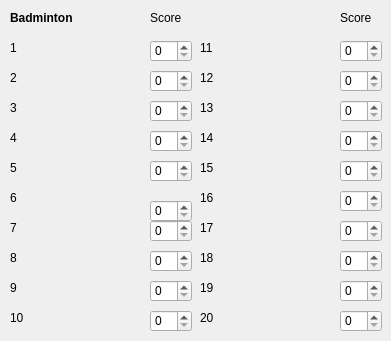
        <widget class="QWidget" name="form_badminton">
         <widget class="QLabel" name="badminton_label_1">
          <property name="geometry">
           <rect>
            <x>10</x>
            <y>40</y>
            <width>121</width>
            <height>16</height>
           </rect>
          </property>
          <property name="styleSheet">
           <string notr="true"/>
          </property>
          <property name="text">
           <string>1</string>
          </property>
         </widget>
         <widget class="QLabel" name="badminton_label_2">
          <property name="geometry">
           <rect>
            <x>10</x>
            <y>70</y>
            <width>121</width>
            <height>16</height>
           </rect>
          </property>
          <property name="styleSheet">
           <string notr="true"/>
          </property>
          <property name="text">
           <string>2</string>
          </property>
         </widget>
         <widget class="QLabel" name="badminton_label_3">
          <property name="geometry">
           <rect>
            <x>10</x>
            <y>100</y>
            <width>121</width>
            <height>16</height>
           </rect>
          </property>
          <property name="styleSheet">
           <string notr="true"/>
          </property>
          <property name="text">
           <string>3</string>
          </property>
         </widget>
         <widget class="QLabel" name="badminton_label_4">
          <property name="geometry">
           <rect>
            <x>10</x>
            <y>130</y>
            <width>121</width>
            <height>16</height>
           </rect>
          </property>
          <property name="styleSheet">
           <string notr="true"/>
          </property>
          <property name="text">
           <string>4</string>
          </property>
         </widget>
         <widget class="QLabel" name="badminton_label_5">
          <property name="geometry">
           <rect>
            <x>10</x>
            <y>160</y>
            <width>121</width>
            <height>16</height>
           </rect>
          </property>
          <property name="styleSheet">
           <string notr="true"/>
          </property>
          <property name="text">
           <string>5</string>
          </property>
         </widget>
         <widget class="QLabel" name="badminton_label_10">
          <property name="geometry">
           <rect>
            <x>10</x>
            <y>310</y>
            <width>121</width>
            <height>16</height>
           </rect>
          </property>
          <property name="styleSheet">
           <string notr="true"/>
          </property>
          <property name="text">
           <string>10</string>
          </property>
         </widget>
         <widget class="QLabel" name="badminton_label_11">
          <property name="geometry">
           <rect>
            <x>200</x>
            <y>40</y>
            <width>121</width>
            <height>16</height>
           </rect>
          </property>
          <property name="styleSheet">
           <string notr="true"/>
          </property>
          <property name="text">
           <string>11</string>
          </property>
         </widget>
         <widget class="QLabel" name="badminton_label_13">
          <property name="geometry">
           <rect>
            <x>200</x>
            <y>100</y>
            <width>121</width>
            <height>16</height>
           </rect>
          </property>
          <property name="styleSheet">
           <string notr="true"/>
          </property>
          <property name="text">
           <string>13</string>
          </property>
         </widget>
         <widget class="QLabel" name="badminton_label_7">
          <property name="geometry">
           <rect>
            <x>10</x>
            <y>220</y>
            <width>121</width>
            <height>16</height>
           </rect>
          </property>
          <property name="styleSheet">
           <string notr="true"/>
          </property>
          <property name="text">
           <string>7</string>
          </property>
         </widget>
         <widget class="QLabel" name="badminton_label_12">
          <property name="geometry">
           <rect>
            <x>200</x>
            <y>70</y>
            <width>121</width>
            <height>16</height>
           </rect>
          </property>
          <property name="styleSheet">
           <string notr="true"/>
          </property>
          <property name="text">
           <string>12</string>
          </property>
         </widget>
         <widget class="QLabel" name="badminton_label_6">
          <property name="geometry">
           <rect>
            <x>10</x>
            <y>190</y>
            <width>121</width>
            <height>16</height>
           </rect>
          </property>
          <property name="styleSheet">
           <string notr="true"/>
          </property>
          <property name="text">
           <string>6</string>
          </property>
         </widget>
         <widget class="QLabel" name="badminton_label_9">
          <property name="geometry">
           <rect>
            <x>10</x>
            <y>280</y>
            <width>121</width>
            <height>16</height>
           </rect>
          </property>
          <property name="styleSheet">
           <string notr="true"/>
          </property>
          <property name="text">
           <string>9</string>
          </property>
         </widget>
         <widget class="QLabel" name="badminton_label_8">
          <property name="geometry">
           <rect>
            <x>10</x>
            <y>250</y>
            <width>121</width>
            <height>16</height>
           </rect>
          </property>
          <property name="styleSheet">
           <string notr="true"/>
          </property>
          <property name="text">
           <string>8</string>
          </property>
         </widget>
         <widget class="QLabel" name="badminton_label_16">
          <property name="geometry">
           <rect>
            <x>200</x>
            <y>190</y>
            <width>121</width>
            <height>16</height>
           </rect>
          </property>
          <property name="styleSheet">
           <string notr="true"/>
          </property>
          <property name="text">
           <string>16</string>
          </property>
         </widget>
         <widget class="QLabel" name="badminton_label_17">
          <property name="geometry">
           <rect>
            <x>200</x>
            <y>220</y>
            <width>121</width>
            <height>16</height>
           </rect>
          </property>
          <property name="styleSheet">
           <string notr="true"/>
          </property>
          <property name="text">
           <string>17</string>
          </property>
         </widget>
         <widget class="QLabel" name="badminton_label_20">
          <property name="geometry">
           <rect>
            <x>200</x>
            <y>310</y>
            <width>121</width>
            <height>16</height>
           </rect>
          </property>
          <property name="styleSheet">
           <string notr="true"/>
          </property>
          <property name="text">
           <string>20</string>
          </property>
         </widget>
         <widget class="QLabel" name="badminton_label_19">
          <property name="geometry">
           <rect>
            <x>200</x>
            <y>280</y>
            <width>121</width>
            <height>16</height>
           </rect>
          </property>
          <property name="styleSheet">
           <string notr="true"/>
          </property>
          <property name="text">
           <string>19</string>
          </property>
         </widget>
         <widget class="QLabel" name="badminton_label_14">
          <property name="geometry">
           <rect>
            <x>200</x>
            <y>130</y>
            <width>121</width>
            <height>16</height>
           </rect>
          </property>
          <property name="styleSheet">
           <string notr="true"/>
          </property>
          <property name="text">
           <string>14</string>
          </property>
         </widget>
         <widget class="QLabel" name="badminton_label_15">
          <property name="geometry">
           <rect>
            <x>200</x>
            <y>160</y>
            <width>121</width>
            <height>16</height>
           </rect>
          </property>
          <property name="styleSheet">
           <string notr="true"/>
          </property>
          <property name="text">
           <string>15</string>
          </property>
         </widget>
         <widget class="QLabel" name="badminton_label_18">
          <property name="geometry">
           <rect>
            <x>200</x>
            <y>250</y>
            <width>121</width>
            <height>16</height>
           </rect>
          </property>
          <property name="styleSheet">
           <string notr="true"/>
          </property>
          <property name="text">
           <string>18</string>
          </property>
         </widget>
         <widget class="QLabel" name="badminton_score_label_1">
          <property name="geometry">
           <rect>
            <x>150</x>
            <y>10</y>
            <width>41</width>
            <height>16</height>
           </rect>
          </property>
          <property name="styleSheet">
           <string notr="true"/>
          </property>
          <property name="text">
           <string>Score</string>
          </property>
         </widget>
         <widget class="QLabel" name="badminton_score_label_2">
          <property name="geometry">
           <rect>
            <x>340</x>
            <y>10</y>
            <width>41</width>
            <height>16</height>
           </rect>
          </property>
          <property name="styleSheet">
           <string notr="true"/>
          </property>
          <property name="text">
           <string>Score</string>
          </property>
         </widget>
         <widget class="QSpinBox" name="badminton_spin_1">
          <property name="geometry">
           <rect>
            <x>150</x>
            <y>40</y>
            <width>42</width>
            <height>22</height>
           </rect>
          </property>
         </widget>
         <widget class="QSpinBox" name="badminton_spin_2">
          <property name="geometry">
           <rect>
            <x>150</x>
            <y>70</y>
            <width>42</width>
            <height>22</height>
           </rect>
          </property>
         </widget>
         <widget class="QSpinBox" name="badminton_spin_3">
          <property name="geometry">
           <rect>
            <x>150</x>
            <y>100</y>
            <width>42</width>
            <height>22</height>
           </rect>
          </property>
         </widget>
         <widget class="QSpinBox" name="badminton_spin_6">
          <property name="geometry">
           <rect>
            <x>150</x>
            <y>200</y>
            <width>42</width>
            <height>22</height>
           </rect>
          </property>
         </widget>
         <widget class="QSpinBox" name="badminton_spin_8">
          <property name="geometry">
           <rect>
            <x>150</x>
            <y>250</y>
            <width>42</width>
            <height>22</height>
           </rect>
          </property>
         </widget>
         <widget class="QSpinBox" name="badminton_spin_4">
          <property name="geometry">
           <rect>
            <x>150</x>
            <y>130</y>
            <width>42</width>
            <height>22</height>
           </rect>
          </property>
         </widget>
         <widget class="QSpinBox" name="badminton_spin_7">
          <property name="geometry">
           <rect>
            <x>150</x>
            <y>220</y>
            <width>42</width>
            <height>22</height>
           </rect>
          </property>
         </widget>
         <widget class="QSpinBox" name="badminton_spin_5">
          <property name="geometry">
           <rect>
            <x>150</x>
            <y>160</y>
            <width>42</width>
            <height>22</height>
           </rect>
          </property>
         </widget>
         <widget class="QSpinBox" name="badminton_spin_10">
          <property name="geometry">
           <rect>
            <x>150</x>
            <y>310</y>
            <width>42</width>
            <height>22</height>
           </rect>
          </property>
         </widget>
         <widget class="QSpinBox" name="badminton_spin_9">
          <property name="geometry">
           <rect>
            <x>150</x>
            <y>280</y>
            <width>42</width>
            <height>22</height>
           </rect>
          </property>
         </widget>
         <widget class="QSpinBox" name="badminton_spin_17">
          <property name="geometry">
           <rect>
            <x>340</x>
            <y>220</y>
            <width>42</width>
            <height>22</height>
           </rect>
          </property>
         </widget>
         <widget class="QSpinBox" name="badminton_spin_12">
          <property name="geometry">
           <rect>
            <x>340</x>
            <y>70</y>
            <width>42</width>
            <height>22</height>
           </rect>
          </property>
         </widget>
         <widget class="QSpinBox" name="badminton_spin_13">
          <property name="geometry">
           <rect>
            <x>340</x>
            <y>100</y>
            <width>42</width>
            <height>22</height>
           </rect>
          </property>
         </widget>
         <widget class="QSpinBox" name="badminton_spin_11">
          <property name="geometry">
           <rect>
            <x>340</x>
            <y>40</y>
            <width>42</width>
            <height>22</height>
           </rect>
          </property>
         </widget>
         <widget class="QSpinBox" name="badminton_spin_20">
          <property name="geometry">
           <rect>
            <x>340</x>
            <y>310</y>
            <width>42</width>
            <height>22</height>
           </rect>
          </property>
         </widget>
         <widget class="QSpinBox" name="badminton_spin_16">
          <property name="geometry">
           <rect>
            <x>340</x>
            <y>190</y>
            <width>42</width>
            <height>22</height>
           </rect>
          </property>
         </widget>
         <widget class="QSpinBox" name="badminton_spin_15">
          <property name="geometry">
           <rect>
            <x>340</x>
            <y>160</y>
            <width>42</width>
            <height>22</height>
           </rect>
          </property>
         </widget>
         <widget class="QSpinBox" name="badminton_spin_18">
          <property name="geometry">
           <rect>
            <x>340</x>
            <y>250</y>
            <width>42</width>
            <height>22</height>
           </rect>
          </property>
         </widget>
         <widget class="QSpinBox" name="badminton_spin_14">
          <property name="geometry">
           <rect>
            <x>340</x>
            <y>130</y>
            <width>42</width>
            <height>22</height>
           </rect>
          </property>
         </widget>
         <widget class="QSpinBox" name="badminton_spin_19">
          <property name="geometry">
           <rect>
            <x>340</x>
            <y>280</y>
            <width>42</width>
            <height>22</height>
           </rect>
          </property>
         </widget>
         <widget class="QLabel" name="math_form_label_6">
          <property name="geometry">
           <rect>
            <x>10</x>
            <y>10</y>
            <width>81</width>
            <height>16</height>
           </rect>
          </property>
          <property name="font">
           <font>
            <weight>75</weight>
            <bold>true</bold>
           </font>
          </property>
          <property name="text">
           <string>Badminton</string>
          </property>
         </widget>
        </widget>
